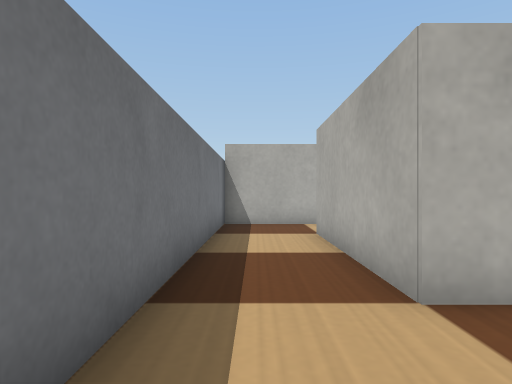
[1] (above)

17 first-person views from a walk through a Webots world. The camera is 0.05 m above the floor, looks level and sees 75° across. The floor is counted in squares, 0.05 m on a side. Each view is taken from the middle of a square. On the plan, view 1 faces up. The plan holds only what a view shows up to about 12 squares ahead; the rest is blank. The place goes on beyond the plan. Robots are left out. Webots' stock objects and surfaces are drawn as simple stand-ins.

[2]
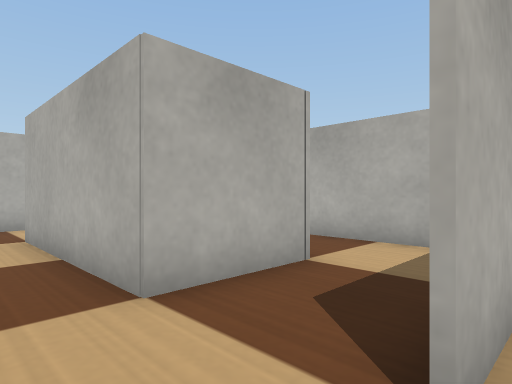

[3]
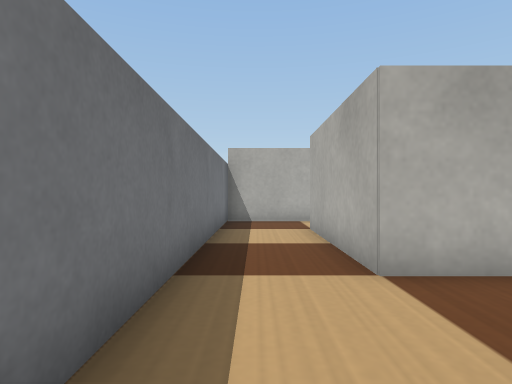

[4]
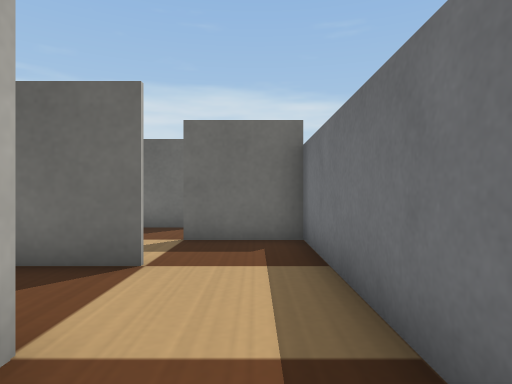

[5]
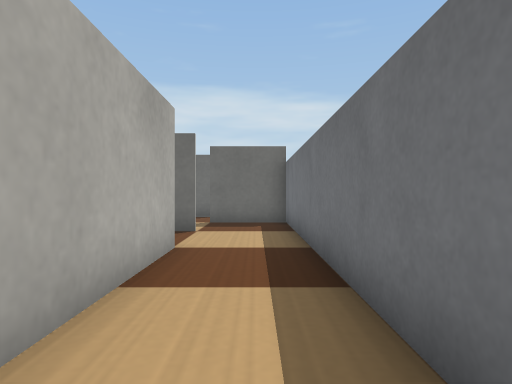

[6]
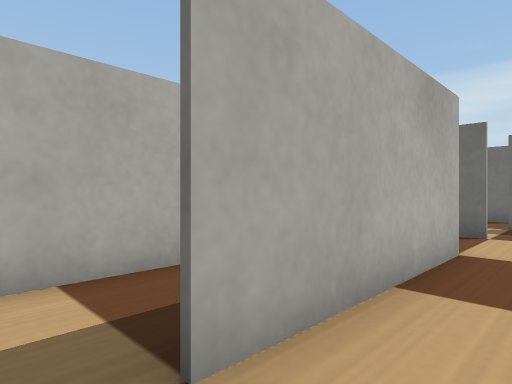

[7]
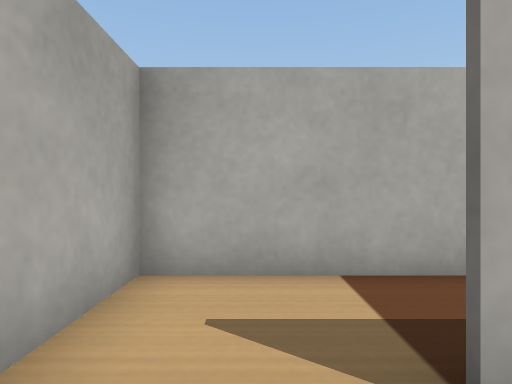

[8]
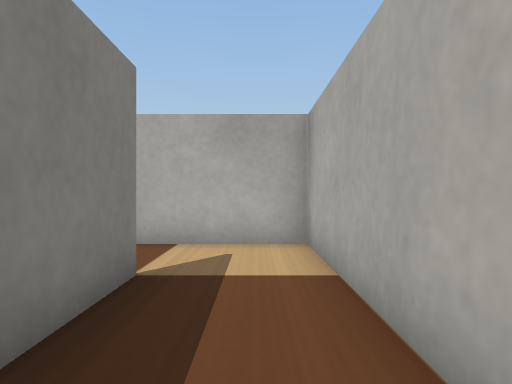

[9]
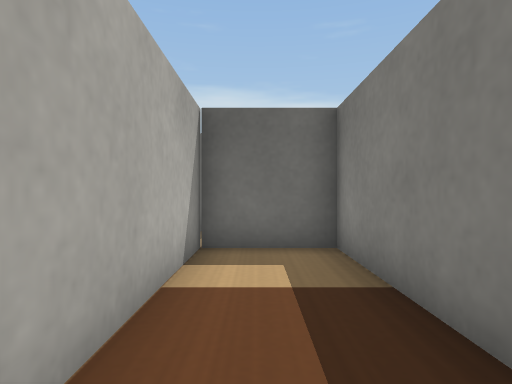

[10]
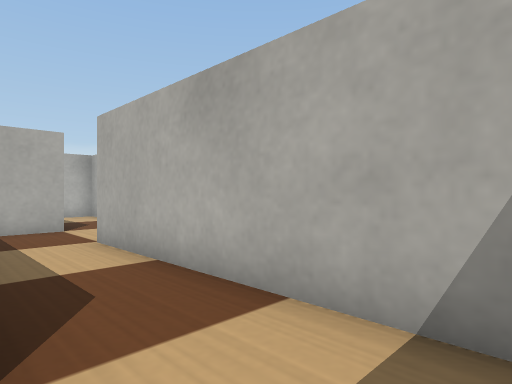

[11]
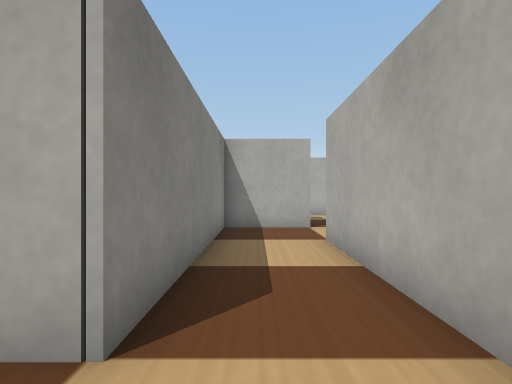

[12]
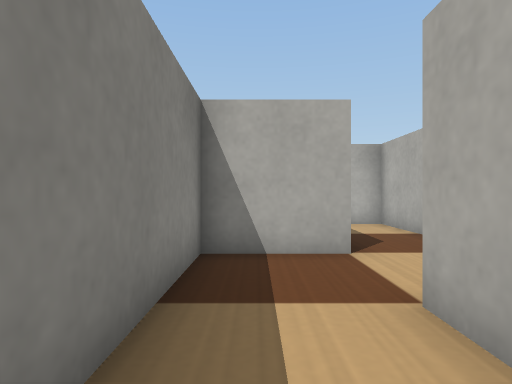

[13]
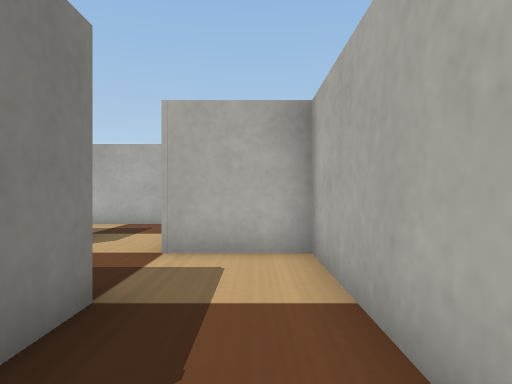

[14]
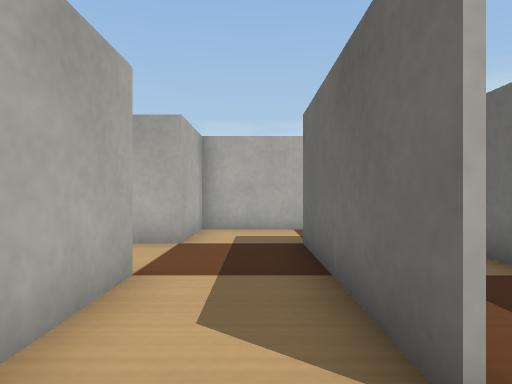

[15]
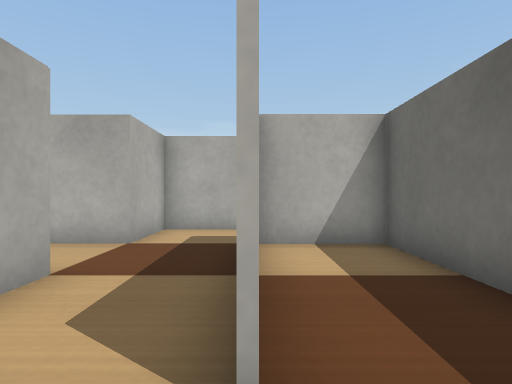

[16]
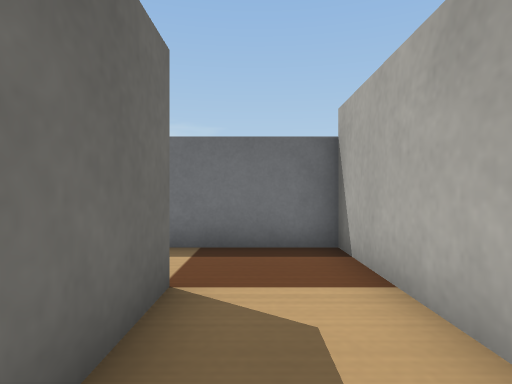

[17]
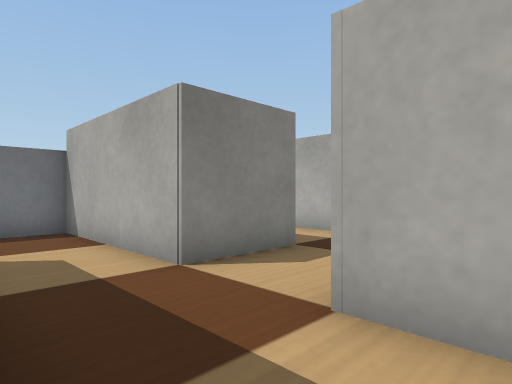

### Floor plan
Points are (right, up) in squares from view 1. A wall is a line through its corners. A room is listed if a view was taken in it or the views show most of it. See-through windows are left out.
Room 1 (views 1, 2, 4, 5, 6, 7, 10, 11)
walls: (1.5, 0.5) (4.5, 0.5); (4.1, 3) (1.5, 3) (1.5, 8.1); (6.5, 1.3) (6.5, 2.5); (2.4, 10.4) (-1, 10.4) (-1, -0.5)
ways out: opening at (0.5, 0) to room 2; opening at (1.5, 9) to room 3; opening at (5, 3) to room 4
Room 2 (view 3)
walls: (3, 0.4) (1.5, 0.4); (-1, -0.5) (-1, -2) (1.5, -2)
ways out: opening at (0.5, 0) to room 1; opening at (2.5, -2)
Room 3 (views 8, 9)
walls: (1.6, 8.1) (1.6, 3.1) (4, 3.1) (4, 10.5); (3.9, 10.4) (2.4, 10.4)
ways out: opening at (1.5, 9) to room 1
Room 4 (view 12)
walls: (6.5, 2.5) (6.5, 8); (5.6, 10.4) (3.9, 10.4); (4.1, 10.4) (4.1, 3)
ways out: opening at (5, 3) to room 1; opening at (6, 9) to room 5
Room 5 (view 13)
walls: (6.6, 10.4) (5.6, 10.4)
ways out: opening at (6, 9) to room 4; opening at (8, 11) to room 7
Room 6 (views 14, 15, 16)
walls: (1.4, 13.1) (6.5, 13.1); (4.1, 15.5) (-1, 15.5) (-1, 12.4)
ways out: opening at (7, 14) to room 7; opening at (0.5, 13) to room 8; opening at (5, 15)
Room 7 (view 17)
walls: (6.5, 13.1) (6.5, 11.9); (8.9, 11.1) (8.9, 15.5) (6.5, 15.5)
ways out: opening at (8, 11) to room 5; opening at (7, 14) to room 6
Room 8 (no view inside)
walls: (3.2, 10.5) (6.5, 10.5) (6.5, 13)
ways out: opening at (0.5, 13) to room 6

Positions as (right, up) in squares from view 1, and headings:
1: (0, 0), facing up
2: (0, 0), facing up-right
3: (0, -1), facing up
4: (0, 5), facing down
5: (0, 9), facing down
6: (0, 9), facing down-right
7: (0, 9), facing right
8: (3, 4), facing up
9: (3, 9), facing down
10: (4, 1), facing up-right
11: (5, 1), facing up
12: (5, 5), facing up
13: (8, 10), facing up
14: (0, 14), facing right
15: (0, 13), facing right
16: (5, 14), facing left
17: (8, 13), facing up-left
